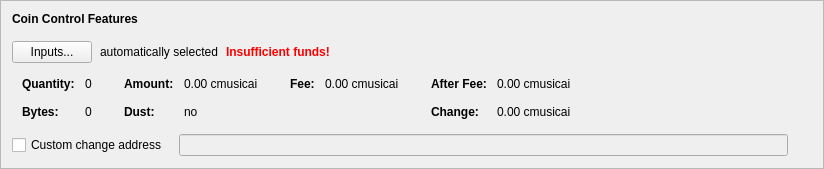
      <widget class="QFrame" name="frameCoinControl">
       <property name="sizePolicy">
        <sizepolicy hsizetype="Preferred" vsizetype="Fixed">
         <horstretch>0</horstretch>
         <verstretch>0</verstretch>
        </sizepolicy>
       </property>
       <property name="frameShape">
        <enum>QFrame::StyledPanel</enum>
       </property>
       <property name="frameShadow">
        <enum>QFrame::Raised</enum>
       </property>
       <layout class="QVBoxLayout" name="verticalLayout_4">
        <item>
         <layout class="QVBoxLayout" name="verticalLayoutCoinControl" stretch="0,0,0,0,0">
          <property name="spacing">
           <number>0</number>
          </property>
          <property name="sizeConstraint">
           <enum>QLayout::SetDefaultConstraint</enum>
          </property>
          <property name="leftMargin">
           <number>0</number>
          </property>
          <property name="topMargin">
           <number>0</number>
          </property>
          <item>
           <layout class="QHBoxLayout" name="horizontalLayoutCoinControl1">
            <property name="bottomMargin">
             <number>15</number>
            </property>
            <item>
             <widget class="QLabel" name="labelCoinControlFeatures">
              <property name="sizePolicy">
               <sizepolicy hsizetype="Preferred" vsizetype="Maximum">
                <horstretch>0</horstretch>
                <verstretch>0</verstretch>
               </sizepolicy>
              </property>
              <property name="font">
               <font>
                <weight>75</weight>
                <bold>true</bold>
               </font>
              </property>
              <property name="styleSheet">
               <string notr="true">font-weight:bold;</string>
              </property>
              <property name="text">
               <string>Coin Control Features</string>
              </property>
             </widget>
            </item>
           </layout>
          </item>
          <item>
           <layout class="QHBoxLayout" name="horizontalLayoutCoinControl2" stretch="0,0,0,0">
            <property name="spacing">
             <number>8</number>
            </property>
            <property name="bottomMargin">
             <number>10</number>
            </property>
            <item>
             <widget class="QPushButton" name="pushButtonCoinControl">
              <property name="styleSheet">
               <string notr="true"/>
              </property>
              <property name="text">
               <string>Inputs...</string>
              </property>
              <property name="autoDefault">
               <bool>false</bool>
              </property>
             </widget>
            </item>
            <item>
             <widget class="QLabel" name="labelCoinControlAutomaticallySelected">
              <property name="text">
               <string>automatically selected</string>
              </property>
              <property name="margin">
               <number>5</number>
              </property>
             </widget>
            </item>
            <item>
             <widget class="QLabel" name="labelCoinControlInsuffFunds">
              <property name="font">
               <font>
                <weight>75</weight>
                <bold>true</bold>
               </font>
              </property>
              <property name="styleSheet">
               <string notr="true">color:red;font-weight:bold;</string>
              </property>
              <property name="text">
               <string>Insufficient funds!</string>
              </property>
              <property name="margin">
               <number>5</number>
              </property>
             </widget>
            </item>
            <item>
             <spacer name="horizontalSpacerCoinControl">
              <property name="orientation">
               <enum>Qt::Horizontal</enum>
              </property>
              <property name="sizeHint" stdset="0">
               <size>
                <width>40</width>
                <height>1</height>
               </size>
              </property>
             </spacer>
            </item>
           </layout>
          </item>
          <item>
           <widget class="QWidget" name="widgetCoinControl" native="true">
            <property name="sizePolicy">
             <sizepolicy hsizetype="Preferred" vsizetype="Preferred">
              <horstretch>0</horstretch>
              <verstretch>0</verstretch>
             </sizepolicy>
            </property>
            <property name="minimumSize">
             <size>
              <width>0</width>
              <height>0</height>
             </size>
            </property>
            <property name="styleSheet">
             <string notr="true"/>
            </property>
            <layout class="QHBoxLayout" name="horizontalLayoutCoinControl5">
             <property name="leftMargin">
              <number>0</number>
             </property>
             <property name="topMargin">
              <number>0</number>
             </property>
             <property name="rightMargin">
              <number>0</number>
             </property>
             <property name="bottomMargin">
              <number>0</number>
             </property>
             <item>
              <layout class="QHBoxLayout" name="horizontalLayoutCoinControl3" stretch="0,0,0,1">
               <property name="spacing">
                <number>20</number>
               </property>
               <property name="topMargin">
                <number>0</number>
               </property>
               <property name="bottomMargin">
                <number>10</number>
               </property>
               <item>
                <layout class="QFormLayout" name="formLayoutCoinControl1">
                 <property name="horizontalSpacing">
                  <number>10</number>
                 </property>
                 <property name="verticalSpacing">
                  <number>14</number>
                 </property>
                 <property name="leftMargin">
                  <number>10</number>
                 </property>
                 <property name="topMargin">
                  <number>4</number>
                 </property>
                 <property name="rightMargin">
                  <number>6</number>
                 </property>
                 <item row="0" column="0">
                  <widget class="QLabel" name="labelCoinControlQuantityText">
                   <property name="font">
                    <font>
                     <weight>75</weight>
                     <bold>true</bold>
                    </font>
                   </property>
                   <property name="text">
                    <string>Quantity:</string>
                   </property>
                   <property name="margin">
                    <number>0</number>
                   </property>
                  </widget>
                 </item>
                 <item row="0" column="1">
                  <widget class="QLabel" name="labelCoinControlQuantity">
                   <property name="cursor">
                    <cursorShape>IBeamCursor</cursorShape>
                   </property>
                   <property name="contextMenuPolicy">
                    <enum>Qt::ActionsContextMenu</enum>
                   </property>
                   <property name="text">
                    <string notr="true">0</string>
                   </property>
                   <property name="margin">
                    <number>0</number>
                   </property>
                   <property name="textInteractionFlags">
                    <set>Qt::LinksAccessibleByMouse|Qt::TextSelectableByKeyboard|Qt::TextSelectableByMouse</set>
                   </property>
                  </widget>
                 </item>
                 <item row="1" column="0">
                  <widget class="QLabel" name="labelCoinControlBytesText">
                   <property name="font">
                    <font>
                     <weight>75</weight>
                     <bold>true</bold>
                    </font>
                   </property>
                   <property name="text">
                    <string>Bytes:</string>
                   </property>
                  </widget>
                 </item>
                 <item row="1" column="1">
                  <widget class="QLabel" name="labelCoinControlBytes">
                   <property name="cursor">
                    <cursorShape>IBeamCursor</cursorShape>
                   </property>
                   <property name="contextMenuPolicy">
                    <enum>Qt::ActionsContextMenu</enum>
                   </property>
                   <property name="text">
                    <string notr="true">0</string>
                   </property>
                   <property name="textInteractionFlags">
                    <set>Qt::LinksAccessibleByMouse|Qt::TextSelectableByKeyboard|Qt::TextSelectableByMouse</set>
                   </property>
                  </widget>
                 </item>
                </layout>
               </item>
               <item>
                <layout class="QFormLayout" name="formLayoutCoinControl2">
                 <property name="horizontalSpacing">
                  <number>10</number>
                 </property>
                 <property name="verticalSpacing">
                  <number>14</number>
                 </property>
                 <property name="leftMargin">
                  <number>6</number>
                 </property>
                 <property name="topMargin">
                  <number>4</number>
                 </property>
                 <property name="rightMargin">
                  <number>6</number>
                 </property>
                 <item row="0" column="0">
                  <widget class="QLabel" name="labelCoinControlAmountText">
                   <property name="font">
                    <font>
                     <weight>75</weight>
                     <bold>true</bold>
                    </font>
                   </property>
                   <property name="text">
                    <string>Amount:</string>
                   </property>
                   <property name="margin">
                    <number>0</number>
                   </property>
                  </widget>
                 </item>
                 <item row="0" column="1">
                  <widget class="QLabel" name="labelCoinControlAmount">
                   <property name="cursor">
                    <cursorShape>IBeamCursor</cursorShape>
                   </property>
                   <property name="contextMenuPolicy">
                    <enum>Qt::ActionsContextMenu</enum>
                   </property>
                   <property name="text">
                    <string notr="true">0.00 cmusicai</string>
                   </property>
                   <property name="textInteractionFlags">
                    <set>Qt::LinksAccessibleByMouse|Qt::TextSelectableByKeyboard|Qt::TextSelectableByMouse</set>
                   </property>
                  </widget>
                 </item>
                 <item row="1" column="0">
                  <widget class="QLabel" name="labelCoinControlLowOutputText">
                   <property name="font">
                    <font>
                     <weight>75</weight>
                     <bold>true</bold>
                    </font>
                   </property>
                   <property name="text">
                    <string>Dust:</string>
                   </property>
                  </widget>
                 </item>
                 <item row="1" column="1">
                  <widget class="QLabel" name="labelCoinControlLowOutput">
                   <property name="cursor">
                    <cursorShape>IBeamCursor</cursorShape>
                   </property>
                   <property name="contextMenuPolicy">
                    <enum>Qt::ActionsContextMenu</enum>
                   </property>
                   <property name="text">
                    <string notr="true">no</string>
                   </property>
                   <property name="textInteractionFlags">
                    <set>Qt::LinksAccessibleByMouse|Qt::TextSelectableByKeyboard|Qt::TextSelectableByMouse</set>
                   </property>
                  </widget>
                 </item>
                </layout>
               </item>
               <item>
                <layout class="QFormLayout" name="formLayoutCoinControl3">
                 <property name="horizontalSpacing">
                  <number>10</number>
                 </property>
                 <property name="verticalSpacing">
                  <number>14</number>
                 </property>
                 <property name="leftMargin">
                  <number>6</number>
                 </property>
                 <property name="topMargin">
                  <number>4</number>
                 </property>
                 <property name="rightMargin">
                  <number>6</number>
                 </property>
                 <item row="0" column="0">
                  <widget class="QLabel" name="labelCoinControlFeeText">
                   <property name="font">
                    <font>
                     <weight>75</weight>
                     <bold>true</bold>
                    </font>
                   </property>
                   <property name="text">
                    <string>Fee:</string>
                   </property>
                   <property name="margin">
                    <number>0</number>
                   </property>
                  </widget>
                 </item>
                 <item row="0" column="1">
                  <widget class="QLabel" name="labelCoinControlFee">
                   <property name="cursor">
                    <cursorShape>IBeamCursor</cursorShape>
                   </property>
                   <property name="contextMenuPolicy">
                    <enum>Qt::ActionsContextMenu</enum>
                   </property>
                   <property name="text">
                    <string notr="true">0.00 cmusicai</string>
                   </property>
                   <property name="textInteractionFlags">
                    <set>Qt::LinksAccessibleByMouse|Qt::TextSelectableByKeyboard|Qt::TextSelectableByMouse</set>
                   </property>
                  </widget>
                 </item>
                </layout>
               </item>
               <item>
                <layout class="QFormLayout" name="formLayoutCoinControl4">
                 <property name="horizontalSpacing">
                  <number>10</number>
                 </property>
                 <property name="verticalSpacing">
                  <number>14</number>
                 </property>
                 <property name="leftMargin">
                  <number>6</number>
                 </property>
                 <property name="topMargin">
                  <number>4</number>
                 </property>
                 <property name="rightMargin">
                  <number>6</number>
                 </property>
                 <item row="0" column="0">
                  <widget class="QLabel" name="labelCoinControlAfterFeeText">
                   <property name="font">
                    <font>
                     <weight>75</weight>
                     <bold>true</bold>
                    </font>
                   </property>
                   <property name="text">
                    <string>After Fee:</string>
                   </property>
                   <property name="margin">
                    <number>0</number>
                   </property>
                  </widget>
                 </item>
                 <item row="0" column="1">
                  <widget class="QLabel" name="labelCoinControlAfterFee">
                   <property name="cursor">
                    <cursorShape>IBeamCursor</cursorShape>
                   </property>
                   <property name="contextMenuPolicy">
                    <enum>Qt::ActionsContextMenu</enum>
                   </property>
                   <property name="text">
                    <string notr="true">0.00 cmusicai</string>
                   </property>
                   <property name="textInteractionFlags">
                    <set>Qt::LinksAccessibleByMouse|Qt::TextSelectableByKeyboard|Qt::TextSelectableByMouse</set>
                   </property>
                  </widget>
                 </item>
                 <item row="1" column="0">
                  <widget class="QLabel" name="labelCoinControlChangeText">
                   <property name="font">
                    <font>
                     <weight>75</weight>
                     <bold>true</bold>
                    </font>
                   </property>
                   <property name="text">
                    <string>Change:</string>
                   </property>
                  </widget>
                 </item>
                 <item row="1" column="1">
                  <widget class="QLabel" name="labelCoinControlChange">
                   <property name="cursor">
                    <cursorShape>IBeamCursor</cursorShape>
                   </property>
                   <property name="contextMenuPolicy">
                    <enum>Qt::ActionsContextMenu</enum>
                   </property>
                   <property name="text">
                    <string notr="true">0.00 cmusicai</string>
                   </property>
                   <property name="textInteractionFlags">
                    <set>Qt::LinksAccessibleByMouse|Qt::TextSelectableByKeyboard|Qt::TextSelectableByMouse</set>
                   </property>
                  </widget>
                 </item>
                </layout>
               </item>
              </layout>
             </item>
            </layout>
           </widget>
          </item>
          <item>
           <layout class="QHBoxLayout" name="horizontalLayoutCoinControl4" stretch="0,0,0">
            <property name="spacing">
             <number>12</number>
            </property>
            <property name="sizeConstraint">
             <enum>QLayout::SetDefaultConstraint</enum>
            </property>
            <property name="topMargin">
             <number>5</number>
            </property>
            <property name="rightMargin">
             <number>5</number>
            </property>
            <item>
             <widget class="QCheckBox" name="checkBoxCoinControlChange">
              <property name="toolTip">
               <string>If this is activated, but the change address is empty or invalid, change will be sent to a newly generated address.</string>
              </property>
              <property name="text">
               <string>Custom change address</string>
              </property>
             </widget>
            </item>
            <item>
             <widget class="QValidatedLineEdit" name="lineEditCoinControlChange">
              <property name="enabled">
               <bool>false</bool>
              </property>
              <property name="sizePolicy">
               <sizepolicy hsizetype="Expanding" vsizetype="Fixed">
                <horstretch>0</horstretch>
                <verstretch>0</verstretch>
               </sizepolicy>
              </property>
             </widget>
            </item>
            <item>
             <widget class="QLabel" name="labelCoinControlChangeLabel">
              <property name="sizePolicy">
               <sizepolicy hsizetype="Preferred" vsizetype="Expanding">
                <horstretch>0</horstretch>
                <verstretch>0</verstretch>
               </sizepolicy>
              </property>
              <property name="minimumSize">
               <size>
                <width>0</width>
                <height>0</height>
               </size>
              </property>
              <property name="text">
               <string/>
              </property>
              <property name="margin">
               <number>3</number>
              </property>
             </widget>
            </item>
           </layout>
          </item>
          <item>
           <spacer name="verticalSpacerCoinControl">
            <property name="orientation">
             <enum>Qt::Vertical</enum>
            </property>
            <property name="sizeType">
             <enum>QSizePolicy::Expanding</enum>
            </property>
            <property name="sizeHint" stdset="0">
             <size>
              <width>800</width>
              <height>1</height>
             </size>
            </property>
           </spacer>
          </item>
         </layout>
        </item>
       </layout>
      </widget>
